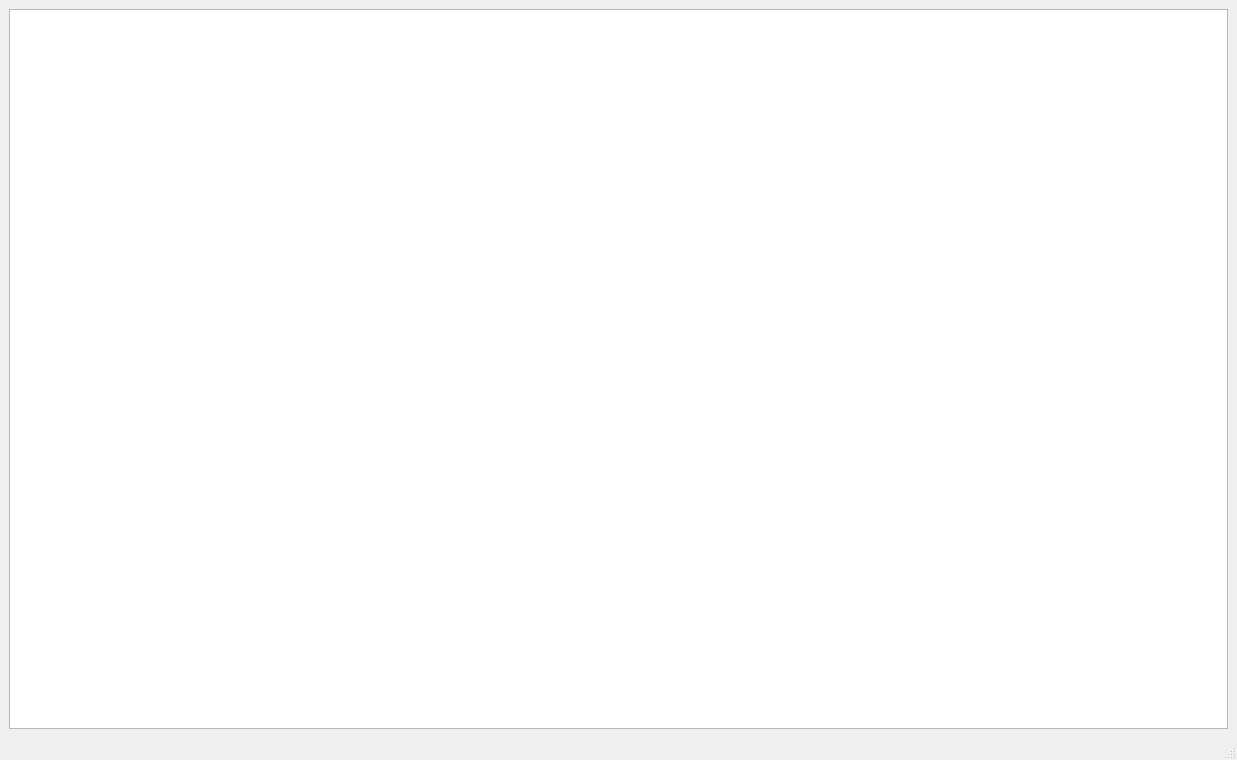
<?xml version="1.0" encoding="UTF-8"?>
<ui version="4.0">
 <class>MainWindow</class>
 <widget class="QMainWindow" name="MainWindow">
  <property name="geometry">
   <rect>
    <x>0</x>
    <y>0</y>
    <width>1237</width>
    <height>760</height>
   </rect>
  </property>
  <property name="windowTitle">
   <string>MainWindow</string>
  </property>
  <widget class="QWidget" name="centralwidget">
   <layout class="QVBoxLayout" name="verticalLayout">
    <item>
     <widget class="QGraphicsView" name="graphicsView"/>
    </item>
   </layout>
  </widget>
  <widget class="QMenuBar" name="menubar">
   <property name="geometry">
    <rect>
     <x>0</x>
     <y>0</y>
     <width>1237</width>
     <height>22</height>
    </rect>
   </property>
  </widget>
  <widget class="QStatusBar" name="statusbar"/>
 </widget>
 <resources/>
 <connections/>
</ui>
